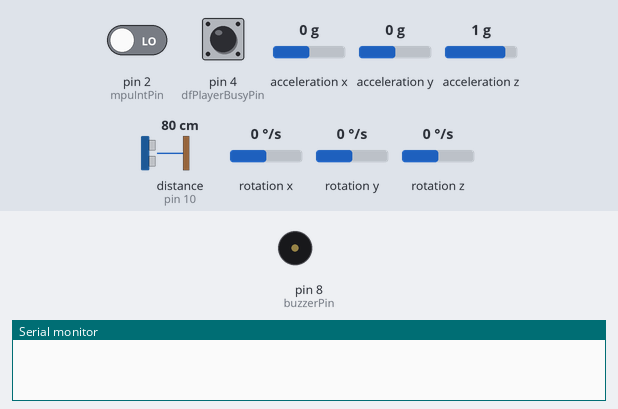
A sketch run on a simulated Arduino Uno, built with avr-gcc and run on an emulated ATmega328P. Parts: buzzer (waves = sounding), the last lines printed to the serial monitor. Wiring (inferred from the names in the program): ultrasonic range finder: trigger pin 9; echo pin 10. Inputs (shaded band) come from the test bench; at power-on: pin 2 (mpuIntPin) LOW, pin 4 (dfPlayerBusyPin) HIGH, acceleration x 0 g, acceleration y 0 g, acceleration z 1 g, distance to the obstacle (sensor on pin 10) 80 cm, rotation x 0 °/s, rotation y 0 °/s, rotation z 0 °/s. The echo pulse lasts 58.3 µs per cm; the audio player accepts every command and is not drawn.

Above: at 0.1 s.
At 9.8 s:
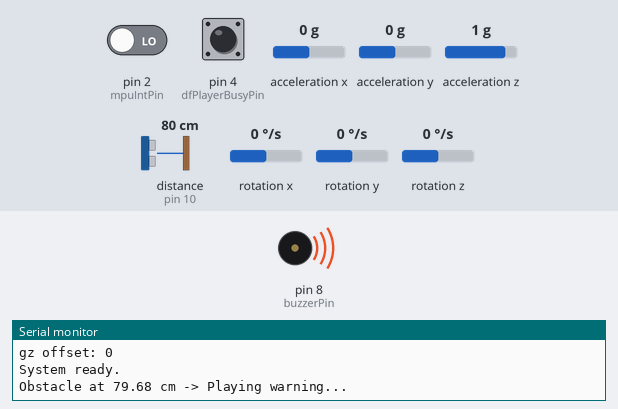
Timing chart, 0 to 11.3 s (numbered marks = the images above):
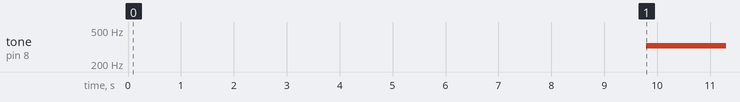

The sketch:

smart_glasses.ino
```cpp
#include <Wire.h>
#include <SoftwareSerial.h>
#include <DFRobotDFPlayerMini.h>
#include <MPU6050.h>

const int trigPin = 9;
const int echoPin = 10;
const int dfPlayerRxPin = 6;
const int dfPlayerTxPin = 7;
const int dfPlayerBusyPin = 4;
const int buzzerPin = 8;
const int mpuIntPin = 2;

const float OBSTACLE_THRESHOLD_CM = 80.0;
const float MIN_DISTANCE_CM = 4.0;
const int MIN_FREQUENCY = 300;
const int MAX_FREQUENCY = 2500;
const int HEAD_TURN_THRESHOLD = 50;

const int TRACK_STARTUP = 1;
const int TRACK_OBSTACLE = 2;
const int TRACK_HEADTURN = 3;

// SoftwareSerial constructor order is (Arduino RX, Arduino TX).
// This maps Arduino D7 <- DFPlayer TX and Arduino D6 -> DFPlayer RX.
SoftwareSerial mySoftwareSerial(dfPlayerTxPin, dfPlayerRxPin);
DFRobotDFPlayerMini myDFPlayer;
MPU6050 mpu;

volatile bool mpuInterrupt = false;
bool headAlerted = false;
long gx_offset = 0, gy_offset = 0, gz_offset = 0;

enum SystemState { IDLE, MP3_PLAYING, BUZZER_ACTIVE };
SystemState currentState = IDLE;
bool waitingToPlayObstacle = false;

void setup() {
  Serial.begin(9600);
  mySoftwareSerial.begin(9600);

  pinMode(trigPin, OUTPUT);
  pinMode(echoPin, INPUT);
  pinMode(buzzerPin, OUTPUT);
  pinMode(dfPlayerBusyPin, INPUT);
  pinMode(mpuIntPin, INPUT);
  noTone(buzzerPin);

  if (!myDFPlayer.begin(mySoftwareSerial)) {
    Serial.println(F("DFPlayer Mini not detected."));
    while (true) {}
  }

  myDFPlayer.volume(30);
  myDFPlayer.stop();
  myDFPlayer.play(TRACK_STARTUP);
  delay(2000);
  myDFPlayer.stop();

  Wire.begin();
  mpu.initialize();
  if (!mpu.testConnection()) {
    Serial.println(F("MPU6050 connection failed!"));
    while (true) {}
  }

  calibrateMPU();
  attachInterrupt(digitalPinToInterrupt(mpuIntPin), onMotionDetected, RISING);
  mpu.setIntMotionEnabled(true);
  mpu.setMotionDetectionThreshold(5);
  mpu.setMotionDetectionDuration(5);

  Serial.println(F("System ready."));
  currentState = IDLE;
}

void loop() {
  float distanceCm = getDistance();
  bool obstaclePresent = (distanceCm > 0 && distanceCm < OBSTACLE_THRESHOLD_CM);
  bool playerIsBusy = (digitalRead(dfPlayerBusyPin) == LOW);
  bool headTilted = isHeadTilted();

  switch (currentState) {
    case IDLE:
      noTone(buzzerPin);
      if (headTilted && !headAlerted) {
        Serial.println(F("** HEAD TURN DETECTED **"));
        if (!playerIsBusy) myDFPlayer.play(TRACK_HEADTURN);
        headAlerted = true;
        if (obstaclePresent) waitingToPlayObstacle = true;
      }

      if (!headTilted) headAlerted = false;

      if (obstaclePresent && !headTilted && !playerIsBusy) {
        Serial.print(F("Obstacle at "));
        Serial.print(distanceCm);
        Serial.println(F(" cm -> Playing warning..."));
        myDFPlayer.play(TRACK_OBSTACLE);
        delay(100);
        currentState = MP3_PLAYING;
      }

      if (waitingToPlayObstacle && !playerIsBusy && !headTilted) {
        Serial.println(F("Playing delayed obstacle warning..."));
        myDFPlayer.play(TRACK_OBSTACLE);
        delay(100);
        currentState = MP3_PLAYING;
        waitingToPlayObstacle = false;
      }
      break;

    case MP3_PLAYING:
      noTone(buzzerPin);
      if (!obstaclePresent) {
        currentState = IDLE;
      } else if (!playerIsBusy) {
        currentState = BUZZER_ACTIVE;
      }
      break;

    case BUZZER_ACTIVE:
      if (!obstaclePresent) {
        noTone(buzzerPin);
        currentState = IDLE;
      } else {
        float effectiveDistance = constrain(distanceCm, MIN_DISTANCE_CM, OBSTACLE_THRESHOLD_CM);
        int frequency = map(effectiveDistance, MIN_DISTANCE_CM, OBSTACLE_THRESHOLD_CM,
                            MAX_FREQUENCY, MIN_FREQUENCY);
        tone(buzzerPin, frequency);
      }
      break;
  }

  delay(50);
}

void onMotionDetected() {
  mpuInterrupt = true;
}

float getDistance() {
  digitalWrite(trigPin, LOW);
  delayMicroseconds(2);
  digitalWrite(trigPin, HIGH);
  delayMicroseconds(10);
  digitalWrite(trigPin, LOW);

  long duration = pulseIn(echoPin, HIGH);
  return duration * 0.0343 / 2.0;
}

bool isHeadTilted() {
  int16_t ax, ay, az, gx, gy, gz;
  mpu.getMotion6(&ax, &ay, &az, &gx, &gy, &gz);
  gy -= gy_offset;
  gz -= gz_offset;

  float gForceY = gy / 131.0;
  float gForceZ = gz / 131.0;
  return (abs(gForceY) > HEAD_TURN_THRESHOLD || abs(gForceZ) > HEAD_TURN_THRESHOLD);
}

void calibrateMPU() {
  Serial.println(F("Calibrating MPU6050..."));
  long gx_sum = 0, gy_sum = 0, gz_sum = 0;

  for (int i = 0; i < 1000; i++) {
    int16_t ax, ay, az, gx, gy, gz;
    mpu.getMotion6(&ax, &ay, &az, &gx, &gy, &gz);
    gx_sum += gx;
    gy_sum += gy;
    gz_sum += gz;
    delay(3);
  }

  gx_offset = gx_sum / 1000;
  gy_offset = gy_sum / 1000;
  gz_offset = gz_sum / 1000;

  Serial.println(F("MPU6050 Gyroscope Offsets:"));
  Serial.print(F("gx offset: ")); Serial.println(gx_offset);
  Serial.print(F("gy offset: ")); Serial.println(gy_offset);
  Serial.print(F("gz offset: ")); Serial.println(gz_offset);
}
```

Measured:
- by itself, tone on pin 8 (buzzerPin): silent → 329 Hz at 9.8 s
